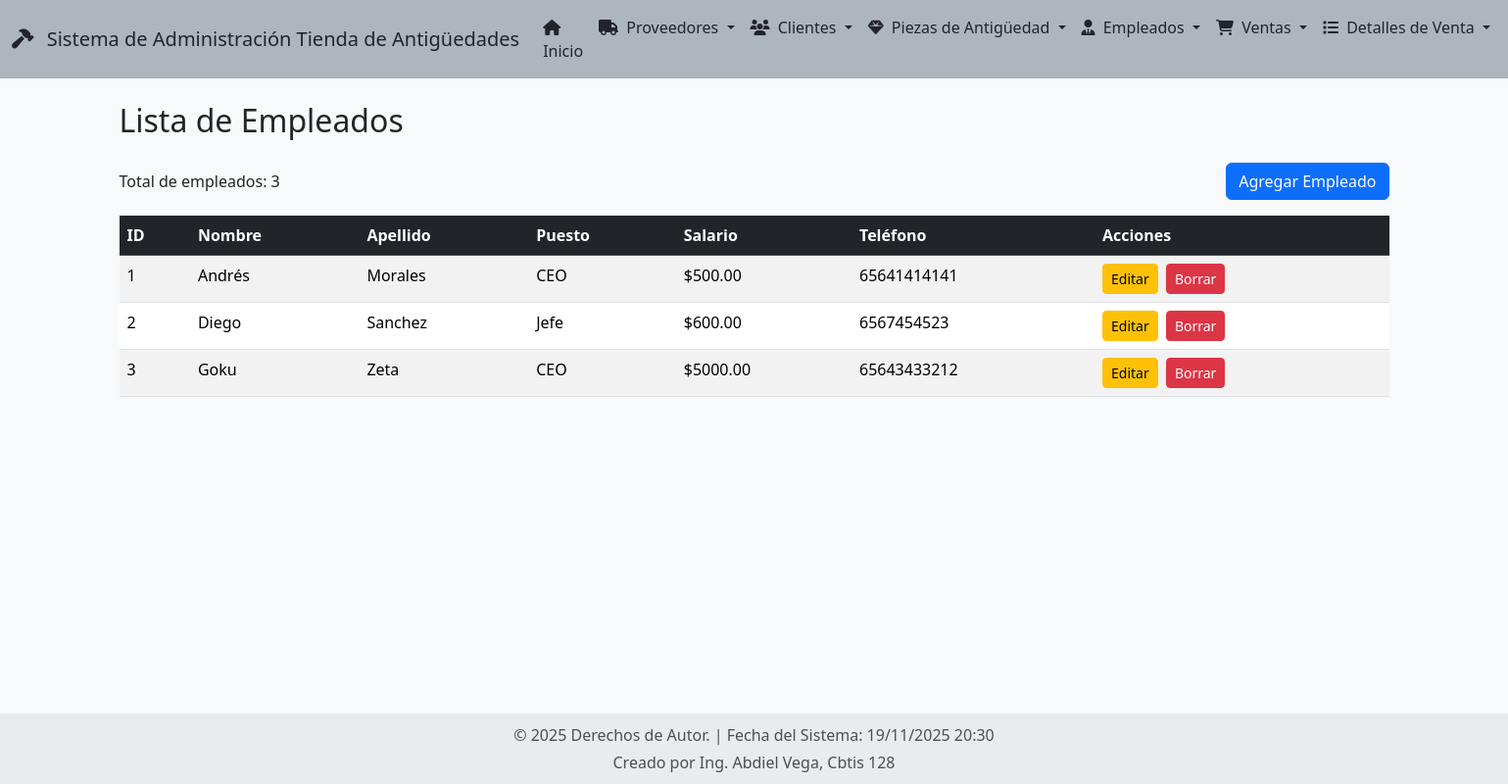
/empleados/, run on the app's committed database.
### app_Antiguedades/models.py (models this page shows, shortened)
class Empleado(models.Model):
    nombre = models.CharField(max_length=100, verbose_name="Nombre")
    apellido = models.CharField(max_length=100, verbose_name="Apellido")
    puesto = models.CharField(max_length=100, verbose_name="Puesto")
    salario = models.DecimalField(max_digits=10, decimal_places=2, verbose_name="Salario")
    telefono = models.CharField(max_length=15, verbose_name="Teléfono", blank=True, null=True)
    class Meta:
        verbose_name = "Empleado"
        verbose_name_plural = "Empleados"
        ordering = ['apellido', 'nombre']

### app_Antiguedades/views.py (the view)
# urls.py: path('empleados/', views.ver_empleados, name='ver_empleados'),
def ver_empleados(request):
    empleados = Empleado.objects.all()
    return render(request, 'empleado/ver_empleados.html', {'empleados': empleados})

### app_Antiguedades/templates/empleado/ver_empleados.html (shortened to what this page needs)
{% extends "base.html" %}
{% block content %}
<h2 class="mb-4">Lista de Empleados</h2>
<div class="d-flex justify-content-between align-items-center mb-3">
    <p class="mb-0">Total de empleados: {{ empleados|length }}</p>
    <a href="{% url 'agregar_empleado' %}" class="btn btn-primary">Agregar Empleado</a>
</div>
<div class="table-responsive">
    <table class="table table-striped table-hover">
        <thead class="table-dark">
            <tr>
                <th>ID</th>
                <th>Nombre</th>
                <th>Apellido</th>
                <th>Puesto</th>
                <th>Salario</th>
                <th>Teléfono</th>
                <th>Acciones</th>
            </tr>
        </thead>
        <tbody>
            {% for empleado in empleados %}
            <tr>
                <td>{{ empleado.id }}</td>
                <td>{{ empleado.nombre }}</td>
                <td>{{ empleado.apellido }}</td>
                <td>{{ empleado.puesto }}</td>
                <td>${{ empleado.salario }}</td>
                <td>{{ empleado.telefono|default:"N/A" }}</td>
                <td>
                    <a href="{% url 'actualizar_empleado' empleado.id %}" class="btn btn-sm btn-warning me-1">Editar</a>
                    <a href="{% url 'borrar_empleado' empleado.id %}" class="btn btn-sm btn-danger">Borrar</a>
                </td>
            </tr>
            {% empty %}
            <tr>
                <td colspan="7" class="text-center">No hay empleados registrados.</td>
            </tr>
            {% endfor %}
        </tbody>
    </table>
</div>
{% endblock %}

### app_Antiguedades/templates/base.html (style rules this page uses)
body { background-color: #f8f9fa; min-height: 100vh; display: flex; flex-direction: column; }

### data on the page
Empleado: id "1", nombre "Andrés", apellido "Morales", puesto "CEO", salario "500.00", telefono "65641414141"
Empleado: id "2", nombre "Diego", apellido "Sanchez", puesto "Jefe", salario "600.00", telefono "6567454523"
Empleado: id "3", nombre "Goku", apellido "Zeta", puesto "CEO", salario "5000.00", telefono "65643433212"

### other printed values
{{ empleados|length }} "3"
